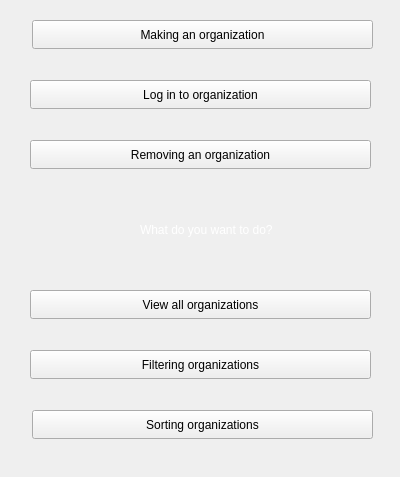
<?xml version="1.0" encoding="UTF-8"?>
<ui version="4.0">
 <class>organization_entrance</class>
 <widget class="QWidget" name="organization_entrance">
  <property name="geometry">
   <rect>
    <x>0</x>
    <y>0</y>
    <width>400</width>
    <height>477</height>
   </rect>
  </property>
  <property name="windowTitle">
   <string>Form</string>
  </property>
  <property name="styleSheet">
   <string notr="true">organization_entrance{
background-color:black;
}</string>
  </property>
  <widget class="QPushButton" name="pushButton">
   <property name="geometry">
    <rect>
     <x>32</x>
     <y>20</y>
     <width>341</width>
     <height>29</height>
    </rect>
   </property>
   <property name="styleSheet">
    <string notr="true"/>
   </property>
   <property name="text">
    <string>Making an organization</string>
   </property>
  </widget>
  <widget class="QPushButton" name="pushButton_2">
   <property name="geometry">
    <rect>
     <x>30</x>
     <y>80</y>
     <width>341</width>
     <height>29</height>
    </rect>
   </property>
   <property name="text">
    <string>Log in to organization</string>
   </property>
  </widget>
  <widget class="QPushButton" name="pushButton_3">
   <property name="geometry">
    <rect>
     <x>30</x>
     <y>140</y>
     <width>341</width>
     <height>29</height>
    </rect>
   </property>
   <property name="text">
    <string>Removing an organization</string>
   </property>
  </widget>
  <widget class="QPushButton" name="pushButton_4">
   <property name="geometry">
    <rect>
     <x>30</x>
     <y>290</y>
     <width>341</width>
     <height>29</height>
    </rect>
   </property>
   <property name="text">
    <string>View all organizations</string>
   </property>
  </widget>
  <widget class="QPushButton" name="pushButton_5">
   <property name="geometry">
    <rect>
     <x>30</x>
     <y>350</y>
     <width>341</width>
     <height>29</height>
    </rect>
   </property>
   <property name="text">
    <string>Filtering organizations</string>
   </property>
  </widget>
  <widget class="QPushButton" name="pushButton_6">
   <property name="geometry">
    <rect>
     <x>32</x>
     <y>410</y>
     <width>341</width>
     <height>29</height>
    </rect>
   </property>
   <property name="text">
    <string>Sorting organizations</string>
   </property>
  </widget>
  <widget class="QLabel" name="label">
   <property name="geometry">
    <rect>
     <x>140</x>
     <y>220</y>
     <width>171</width>
     <height>20</height>
    </rect>
   </property>
   <property name="styleSheet">
    <string notr="true">#label{
color:white
}</string>
   </property>
   <property name="text">
    <string>What do you want to do?</string>
   </property>
  </widget>
 </widget>
 <resources/>
 <connections/>
</ui>
